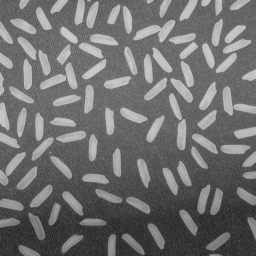
#> input picture cv09/images/cv09_rice.bmp, 256 x 256 px
$ python main.py
#> lines starting #> are read from the running program, lines starting #| are printed output that depends on the picture; after the words box and inside, x2 and y2 are one past the last pixel; in counts of white or black regions, pixels touching at a corner belong together
import cv2
import numpy as np
import matplotlib.pyplot as plt

def plot(histogram_original, histogram_top_hat, original, top_hat, centroids, rice_count):
    plt.figure(figsize=(18, 12))

    plt.subplot(231)
    plt.title('hist. orig. image')
    plt.bar(range(256), histogram_original.ravel(), color='blue', width=0.5)
    plt.xlim([0, 256])
    plt.ylabel('#')

    plt.subplot(232)
    plt.title('hist. top-hat image')
    plt.bar(range(256), histogram_top_hat.ravel(), color='blue', width=0.5)
    plt.xlim([0, 256])
    plt.ylabel('#')

    plt.subplot(233)
    plt.title('seg. orig. image')
    plt.imshow(cv2.cvtColor(original, cv2.COLOR_BGR2RGB))
    plt.axis('off')

    plt.subplot(234)
    plt.title('seg. top-hat image')
    plt.imshow(top_hat, cmap='gray')
    plt.axis('off')

    plt.subplot(235)
    plt.title('Number of rice grains: ' + str(rice_count))
    plt.imshow(cv2.cvtColor(centroids, cv2.COLOR_BGR2RGB))
    plt.axis('off')

    plt.show()


def top_hat(image):
    kernel = cv2.getStructuringElement(cv2.MORPH_ELLIPSE, (21, 21))
    return cv2.morphologyEx(image, cv2.MORPH_TOPHAT, kernel)


def treshold_image(channel):
    _, binary = cv2.threshold(channel.astype(np.uint8), 0, 255, cv2.THRESH_BINARY + cv2.THRESH_OTSU)
    return binary


def color_regions(thresh):
    num_labels, _, stats, centroids = cv2.connectedComponentsWithStats(thresh)
    count = 0
    valid_centroids = []
    for i in range(1, num_labels):
        if stats[i, cv2.CC_STAT_AREA] >= 90:
            count += 1
            valid_centroids.append(centroids[i])
    return count, valid_centroids


def draw_centroids(image, centroids):
    image_with_centroids = image.copy()
    for x, y in centroids:
        x, y = int(round(x)), int(round(y))
        cv2.drawMarker(image_with_centroids, (x, y), (0, 0, 255),
                       markerType=cv2.MARKER_STAR, markerSize=8,
                       thickness=1, line_type=cv2.LINE_AA)
    return image_with_centroids


def main(image_path):
#> called with image_path = 'images/cv09_rice.bmp'
    rice_image = cv2.imread(image_path)
#> rice_image is the input picture: shape (256, 256, 3); min 40, max 204, mean 111.2
    gray_rice = cv2.cvtColor(rice_image, cv2.COLOR_BGR2GRAY)
    top_hat_image = top_hat(gray_rice)
#> in top_hat, `return cv2.morphologyEx(image, cv2.MORPH_TOPHAT, kernel)`:
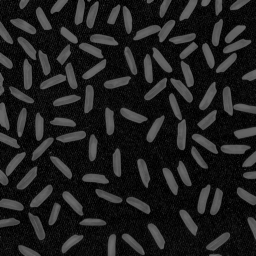
#> returned value: shape (256, 256); min 0, max 110, mean 31.5

    histogram_original = cv2.calcHist([gray_rice], [0], None, [256], [0, 256])
#> histogram_original = 256 values, max 1419 at index 104, min 0 at index 0, mean 256
    histogram_top_hat = cv2.calcHist([top_hat_image], [0], None, [256], [0, 256])
#> histogram_top_hat = 256 values, max 3031 at index 8, min 0 at index 111, mean 256

    rice_treshold = treshold_image(gray_rice)
#> in treshold_image, `_, binary = cv2.threshold(channel.astype(np.uint8), 0, 255, cv2.THRESH..`:
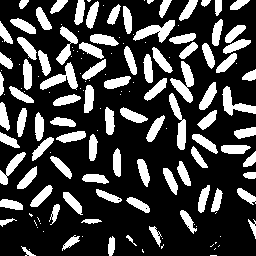
#> binary: shape (256, 256); 25.8% white; 151 white regions (62 under 20 px), largest, box (x1, y1, x2, y2) and area: (170, 61, 194, 103) 448, (133, 20, 175, 43) 429, (40, 62, 78, 90) 423
    top_hat_treshold = treshold_image(top_hat_image)
#> in treshold_image (call 2), `_, binary = cv2.threshold(channel.astype(np.uint8), 0, 255, cv2.THRESH..`:
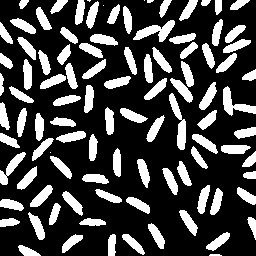
#> binary: shape (256, 256); 27% white; 100 white regions (5 under 20 px), largest, box (x1, y1, x2, y2) and area: (133, 20, 175, 42) 403, (169, 93, 186, 150) 400, (223, 86, 256, 116) 376

    rice_count, rice_info = color_regions(top_hat_treshold)
#> in color_regions, `num_labels, _, stats, centroids = cv2.connectedComponentsWithStats(thr..`: num_labels = 101; stats = 101 rows, first 6: [0, 0, 256, 256, 47869], [19, 0, 10, 9, 60], [50, 0, 18, 14, 130], [75, 0, 10, 25, 183], [87, 0, 4, 2, 5], [86, 1, 13, 28, 198]; centroids = 101 pairs, first value 1.13 to 252.2, second value 0 to 254.6
#> after the loop in color_regions, `for i in range(1, num_labels):`: count = 90; valid_centroids = 90 pairs, first value 3.5 to 252.2, second value 4.12 to 251
#> rice_count = 90; rice_info has the same summary as valid_centroids in color_regions
    rice_centroids = draw_centroids(rice_image, rice_info)
#> the loop in draw_centroids, `for x, y in centroids:` made 90 passes
#> (x, y) on passes 1 to 12: (58, 6), (79, 12), (92, 15), (164, 7), (188, 9), (218, 6), (238, 4), (114, 14), (43, 19), (127, 19), (23, 25), (217, 32)
#> after the loop in draw_centroids, `for x, y in centroids:`:
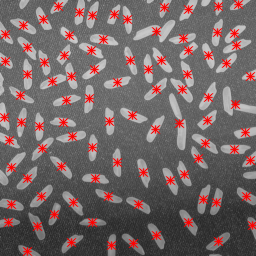
#> image_with_centroids: shape (256, 256, 3); 11.1% of pixels changed, all inside (x1, y1, x2, y2) = (0, 0, 256, 256)

    plot(histogram_original, histogram_top_hat, rice_treshold, top_hat_treshold, rice_centroids, rice_count)
#> in plot, `plt.show()`:
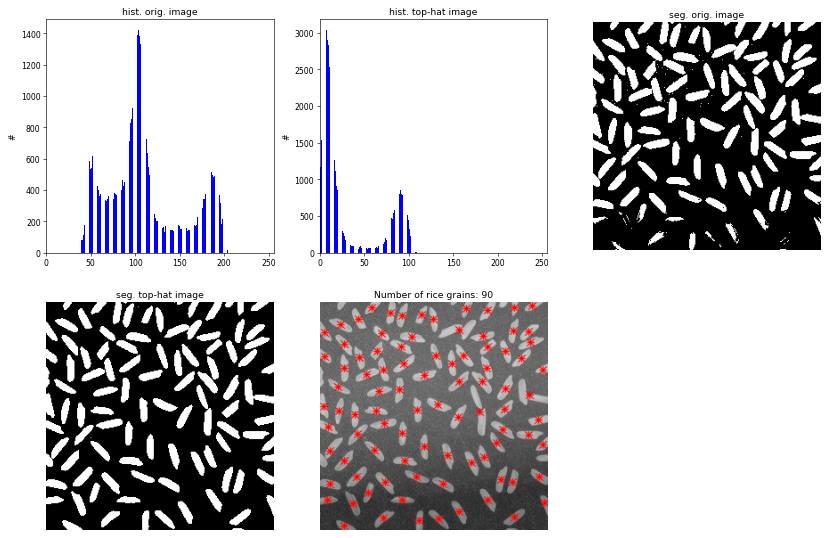
#> figure drawn by matplotlib, 5 panels; panel 1: tallest bar 1419 high, from x = 103.8 to 104.2; panel 2: tallest bar 3031 high, from x = 7.75 to 8.25


if __name__ == "__main__":
    plt.close("all")
    main("images/cv09_rice.bmp")
